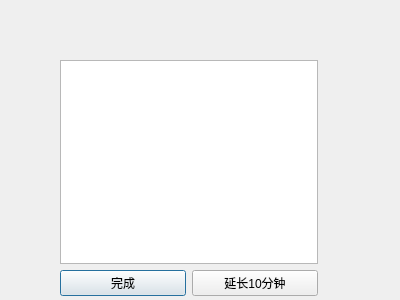
<?xml version="1.0" encoding="UTF-8"?>
<ui version="4.0">
 <class>dateTime</class>
 <widget class="QDialog" name="dateTime">
  <property name="geometry">
   <rect>
    <x>0</x>
    <y>0</y>
    <width>400</width>
    <height>300</height>
   </rect>
  </property>
  <property name="windowTitle">
   <string>Dialog</string>
  </property>
  <widget class="QWidget" name="">
   <property name="geometry">
    <rect>
     <x>60</x>
     <y>60</y>
     <width>258</width>
     <height>236</height>
    </rect>
   </property>
   <layout class="QVBoxLayout" name="verticalLayout">
    <item>
     <widget class="QTextEdit" name="things"/>
    </item>
    <item>
     <layout class="QHBoxLayout" name="horizontalLayout">
      <item>
       <widget class="QPushButton" name="pushButton">
        <property name="text">
         <string>完成</string>
        </property>
       </widget>
      </item>
      <item>
       <widget class="QPushButton" name="pushButton_2">
        <property name="text">
         <string>延长10分钟</string>
        </property>
       </widget>
      </item>
     </layout>
    </item>
   </layout>
  </widget>
 </widget>
 <resources/>
 <connections/>
</ui>
